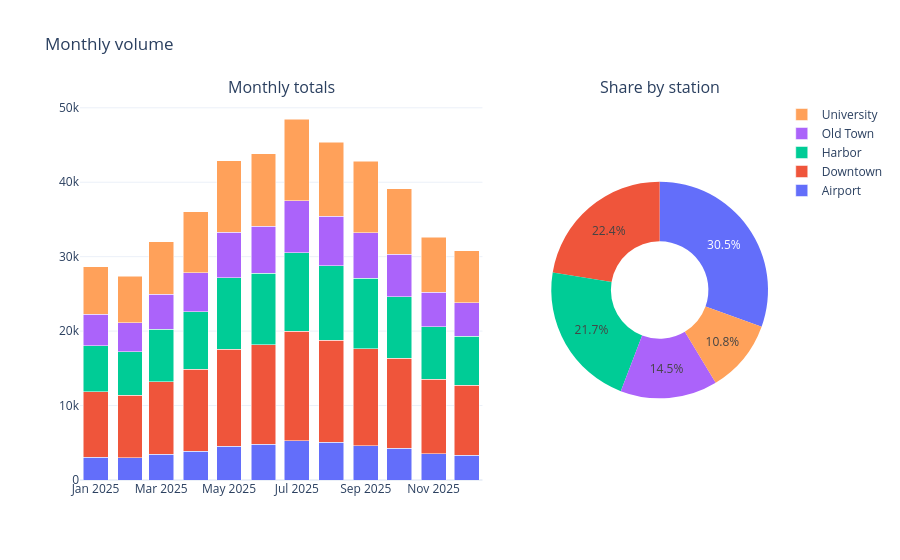

Write notebook code for a chart like this one.
### Code cell
month = df["date"].dt.to_period("M").dt.to_timestamp()
monthly = df.groupby([month, "station"])["rides"].sum().unstack()
fig = make_subplots(rows=1, cols=2, column_widths=[0.65, 0.35],
                    subplot_titles=("Monthly totals", "Share by station"),
                    specs=[[{"type": "xy"}, {"type": "domain"}]])
for name in monthly.columns:
    fig.add_trace(go.Bar(x=monthly.index, y=monthly[name], name=name), row=1, col=1)
fig.add_trace(go.Pie(labels=monthly.columns, values=monthly.sum(), hole=0.45, showlegend=False), row=1, col=2)
fig.update_layout(barmode="stack", title="Monthly volume")
fig.show()

### Figure 1 — Plotly figure (JSON) as saved in the notebook; plotly's stock layout.template omitted (floating-point values rounded to 4 significant figures)
{"data": [{"name": "Airport", "type": "bar", "x": ["2025-01-01T00:00:00.000000", "2025-02-01T00:00:00.000000", "2025-03-01T00:00:00.000000", "2025-04-01T00:00:00.000000", "2025-05-01T00:00:00.000000", "2025-06-01T00:00:00.000000", "2025-07-01T00:00:00.000000", "2025-08-01T00:00:00.000000", "2025-09-01T00:00:00.000000", "2025-10-01T00:00:00.000000", "2025-11-01T00:00:00.000000", "2025-12-01T00:00:00.000000"], "xaxis": "x", "y": [3071, 2983, 3440, 3845, 4557, 4778, 5256, 5084, 4615, 4269, 3555, 3332], "yaxis": "y"}, {"name": "Downtown", "type": "bar", "x": ["2025-01-01T00:00:00.000000", "2025-02-01T00:00:00.000000", "2025-03-01T00:00:00.000000", "2025-04-01T00:00:00.000000", "2025-05-01T00:00:00.000000", "2025-06-01T00:00:00.000000", "2025-07-01T00:00:00.000000", "2025-08-01T00:00:00.000000", "2025-09-01T00:00:00.000000", "2025-10-01T00:00:00.000000", "2025-11-01T00:00:00.000000", "2025-12-01T00:00:00.000000"], "xaxis": "x", "y": [8783, 8416, 9767, 11024, 12990, 13403, 14739, 13722, 12985, 12096, 9990, 9386], "yaxis": "y"}, {"name": "Harbor", "type": "bar", "x": ["2025-01-01T00:00:00.000000", "2025-02-01T00:00:00.000000", "2025-03-01T00:00:00.000000", "2025-04-01T00:00:00.000000", "2025-05-01T00:00:00.000000", "2025-06-01T00:00:00.000000", "2025-07-01T00:00:00.000000", "2025-08-01T00:00:00.000000", "2025-09-01T00:00:00.000000", "2025-10-01T00:00:00.000000", "2025-11-01T00:00:00.000000", "2025-12-01T00:00:00.000000"], "xaxis": "x", "y": [6148, 5859, 7075, 7723, 9597, 9585, 10530, 9969, 9481, 8286, 7037, 6582], "yaxis": "y"}, {"name": "Old Town", "type": "bar", "x": ["2025-01-01T00:00:00.000000", "2025-02-01T00:00:00.000000", "2025-03-01T00:00:00.000000", "2025-04-01T00:00:00.000000", "2025-05-01T00:00:00.000000", "2025-06-01T00:00:00.000000", "2025-07-01T00:00:00.000000", "2025-08-01T00:00:00.000000", "2025-09-01T00:00:00.000000", "2025-10-01T00:00:00.000000", "2025-11-01T00:00:00.000000", "2025-12-01T00:00:00.000000"], "xaxis": "x", "y": [4261, 3888, 4691, 5257, 6144, 6330, 7020, 6636, 6134, 5675, 4670, 4527], "yaxis": "y"}, {"name": "University", "type": "bar", "x": ["2025-01-01T00:00:00.000000", "2025-02-01T00:00:00.000000", "2025-03-01T00:00:00.000000", "2025-04-01T00:00:00.000000", "2025-05-01T00:00:00.000000", "2025-06-01T00:00:00.000000", "2025-07-01T00:00:00.000000", "2025-08-01T00:00:00.000000", "2025-09-01T00:00:00.000000", "2025-10-01T00:00:00.000000", "2025-11-01T00:00:00.000000", "2025-12-01T00:00:00.000000"], "xaxis": "x", "y": [6390, 6248, 7031, 8215, 9574, 9731, 10951, 9982, 9604, 8817, 7366, 6993], "yaxis": "y"}, {"domain": {"x": [0.685, 1.0], "y": [0.0, 1.0]}, "hole": 0.45, "labels": ["Airport", "Downtown", "Harbor", "Old Town", "University"], "showlegend": false, "type": "pie", "values": [48785, 137301, 97872, 65233, 100902]}], "layout": {"annotations": [{"font": {"size": 16}, "showarrow": false, "text": "Monthly totals", "x": 0.2925, "xanchor": "center", "xref": "paper", "y": 1.0, "yanchor": "bottom", "yref": "paper"}, {"font": {"size": 16}, "showarrow": false, "text": "Share by station", "x": 0.8425, "xanchor": "center", "xref": "paper", "y": 1.0, "yanchor": "bottom", "yref": "paper"}], "barmode": "stack", "title": {"text": "Monthly volume"}, "xaxis": {"anchor": "y", "domain": [0.0, 0.585]}, "yaxis": {"anchor": "x", "domain": [0.0, 1.0]}}}
